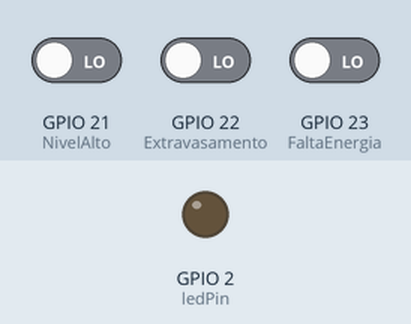
Simulated run of this sketch. Board: ESP32. Parts: output pins drawn as LEDs (lit = HIGH). Dashed ring = blinking. Inputs (shaded band) come from the test bench; at power-on: GPIO 21 (NivelAlto) LOW, GPIO 22 (Extravasamento) LOW, GPIO 23 (FaltaEnergia) LOW. WiFi joins after 1.5 s; servers stay silent unless stated; the local clock reads 2024-03-15 10:24:30 at power-on unless the sketch sets it; what the sketch prints to the serial monitor is not drawn.

Above: at 5.0 s.
5.1 s: GPIO 21 (NivelAlto) driven HIGH
At 7.2 s:
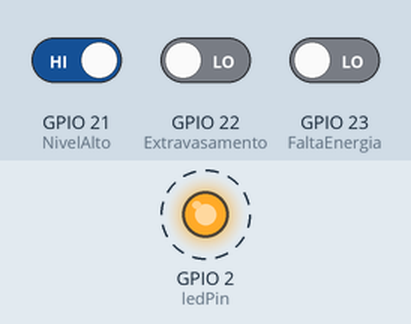
8.1 s: GPIO 21 (NivelAlto) driven LOW
At 9.4 s:
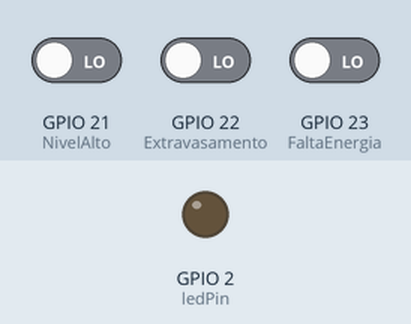
10.2 s: GPIO 22 (Extravasamento) driven HIGH
At 12.3 s:
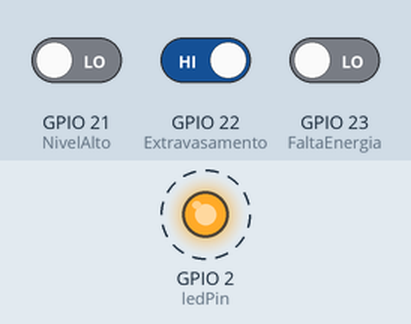
13.2 s: GPIO 22 (Extravasamento) driven LOW
At 14.5 s:
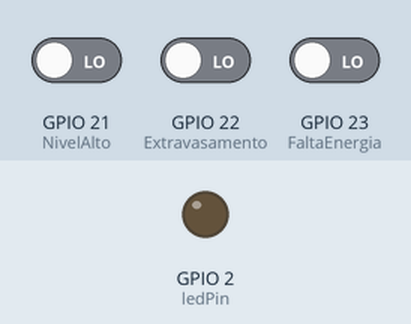
15.3 s: GPIO 23 (FaltaEnergia) driven HIGH
At 17.4 s:
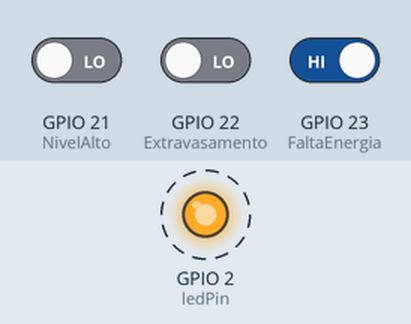
Timing chart, 0 to 19.3 s (numbered marks = the images above; inputs shaded):
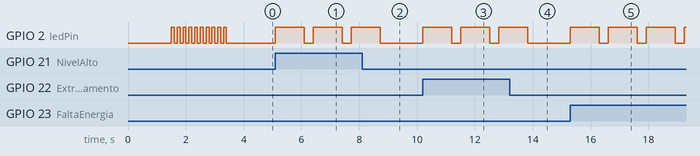

Measured:
- after the input at 5.1 s, GPIO 2 (ledPin): alternates HIGH for 1.0 s and LOW for 0.31 s, starting at once
- after the input at 8.1 s, GPIO 2 (ledPin): goes on until 8.7 s, then stays LOW
- after the input at 10.2 s, GPIO 2 (ledPin): alternates HIGH for 1.0 s and LOW for 0.31 s, starting at once
- after the input at 13.2 s, GPIO 2 (ledPin): goes on until 13.8 s, then stays LOW
- after the input at 15.3 s, GPIO 2 (ledPin): alternates HIGH for 1.0 s and LOW for 0.31 s, starting at once

The sketch:

Gamboa0_V3.ino
```cpp
//Comunicação como o TELEGRAM sem o envio de STATUS

#include <WiFi.h>
#include <WiFiClientSecure.h>
#include <UniversalTelegramBot.h>
#include <ArduinoJson.h>

#define ledPin 2
#define NivelAlto 21//13
#define Extravasamento 22//4
#define FaltaEnergia 23//18
int x;
int buttonState = 0;
int NAlto = 0;
int Extrav = 0;
int FEnergia = 0;

#define WIFI_SSID "Embasa USA-M"
#define WIFI_PASSWORD "Sup0rt3!@#"
#define BOT_TOKEN "5875114157:AAHahh0XbtDqGJhm6DH9cS2sjfHdZEEJgbo"
#define CHAT_ID "984798692"

WiFiClientSecure secured_client;
UniversalTelegramBot bot(BOT_TOKEN, secured_client);

void setup() {
  pinMode(ledPin , OUTPUT);
  digitalWrite(ledPin, LOW);

  //pinMode(buttonPin, INPUT);
  pinMode(NivelAlto, INPUT_PULLDOWN);
  pinMode(Extravasamento, INPUT_PULLDOWN);
  pinMode(FaltaEnergia, INPUT_PULLDOWN);

  Serial.begin(115200);
  Serial.println();

  Serial.print("Connecting to Wifi SSID ");
  Serial.print(WIFI_SSID);
  WiFi.begin(WIFI_SSID, WIFI_PASSWORD);
  secured_client.setCACert(TELEGRAM_CERTIFICATE_ROOT); // Add root certificate for api.telegram.org
  while (WiFi.status() != WL_CONNECTED)
  {
    Serial.print(".");
    delay(500);
  }
  Serial.print("\nWiFi connected. IP address: ");
  Serial.println(WiFi.localIP());

  Serial.print("Retrieving time: ");
  configTime(0, 0, "pool.ntp.org"); // get UTC time via NTP
  time_t now = time(nullptr);
  while (now < 24 * 3600)
  {
    Serial.print(".");
    delay(100);
    now = time(nullptr);
  }
  Serial.println(now);
  x = 0;
  while (x < 10)
  {
    digitalWrite(ledPin, HIGH);
    delay(100);
    digitalWrite(ledPin, LOW);
    delay(100);
    x = x+1;
  }
  bot.sendMessage(CHAT_ID, "Inicializando o monitoramento. Verificando STATUS da instalação", "");
}

void loop()
{
  NAlto = digitalRead(NivelAlto);
  Extrav = digitalRead(Extravasamento);
  FEnergia = digitalRead(FaltaEnergia);

  if (NAlto == HIGH) {
    digitalWrite(ledPin, HIGH);
    delay(1000);
    digitalWrite(ledPin, LOW);
    bot.sendMessage(CHAT_ID, "EEE Gamboa 0: NIVEL ALTO", "");
    Serial.print("NIVEL ALTO");
    delay(10);
  }
  if (Extrav == HIGH) {
    digitalWrite(ledPin, HIGH);
    delay(1000);
    digitalWrite(ledPin, LOW);
    bot.sendMessage(CHAT_ID, "EEE Gamboa 0: EXTRAVASANDO", "");
    Serial.print("EXTRAVASANDO");
    delay(10);
    }
  if (FEnergia == HIGH) {
    digitalWrite(ledPin, HIGH);
    delay(1000);
    digitalWrite(ledPin, LOW);
    bot.sendMessage(CHAT_ID, "EEE Gamboa 0: FALTA DE ENERGIA", "");
    Serial.print("FALTA DE ENERGIA");
    delay(10);
  }
}
```

mensagens.ino
```cpp
void mensagem()
{

}
```
